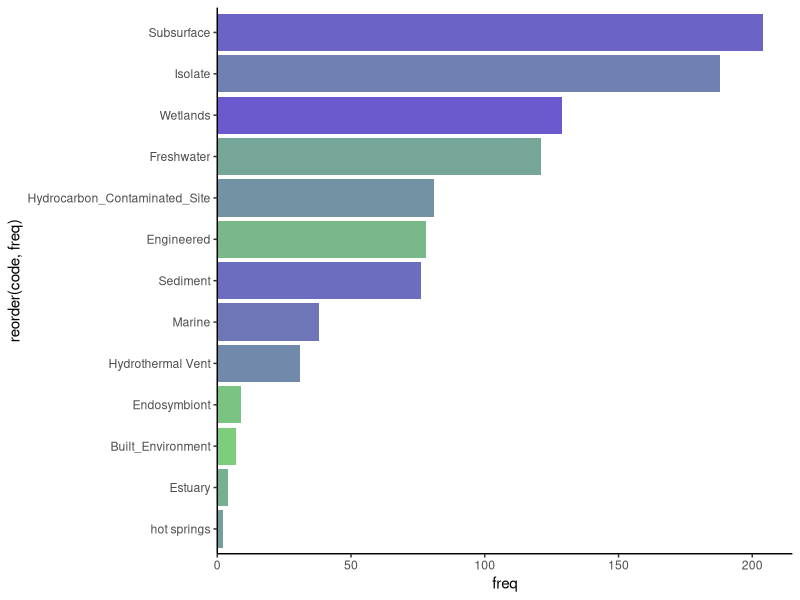
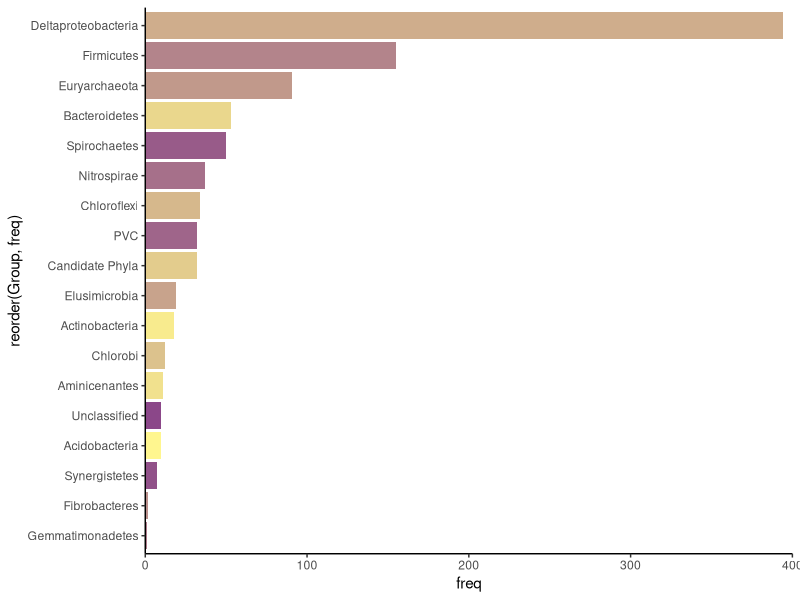
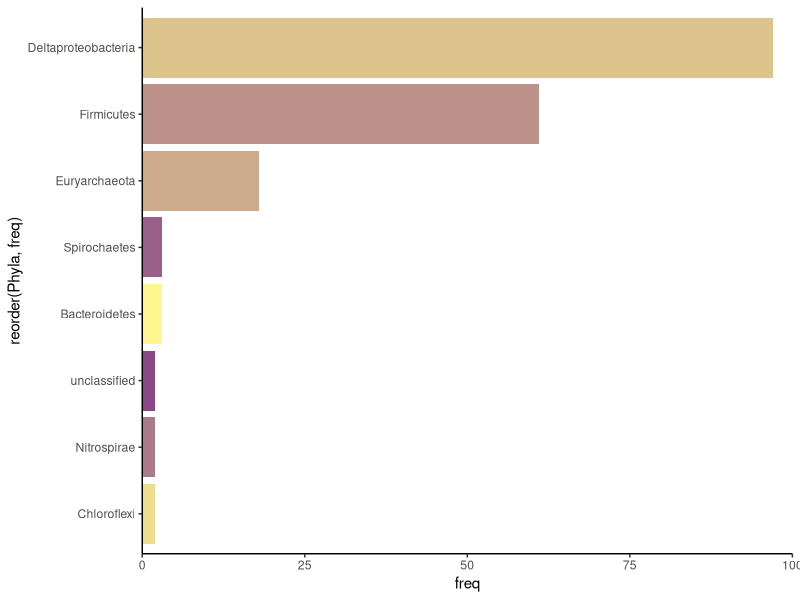
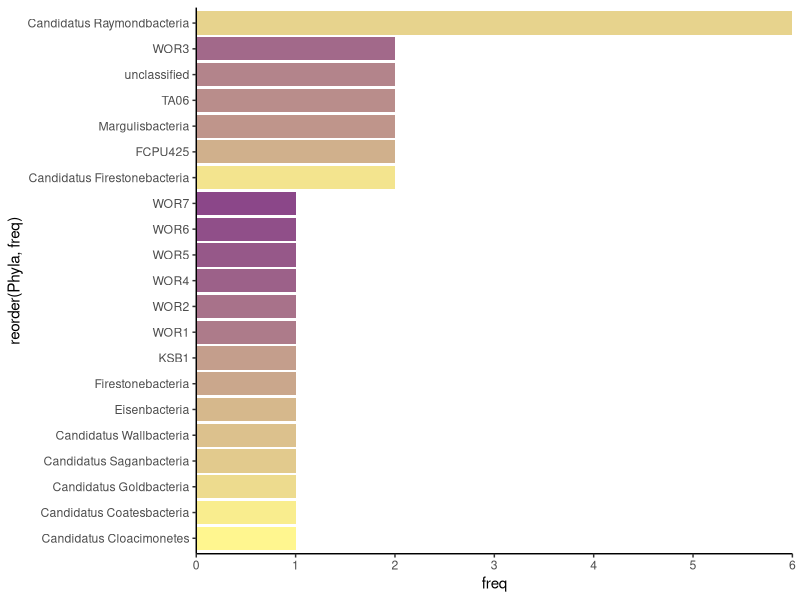
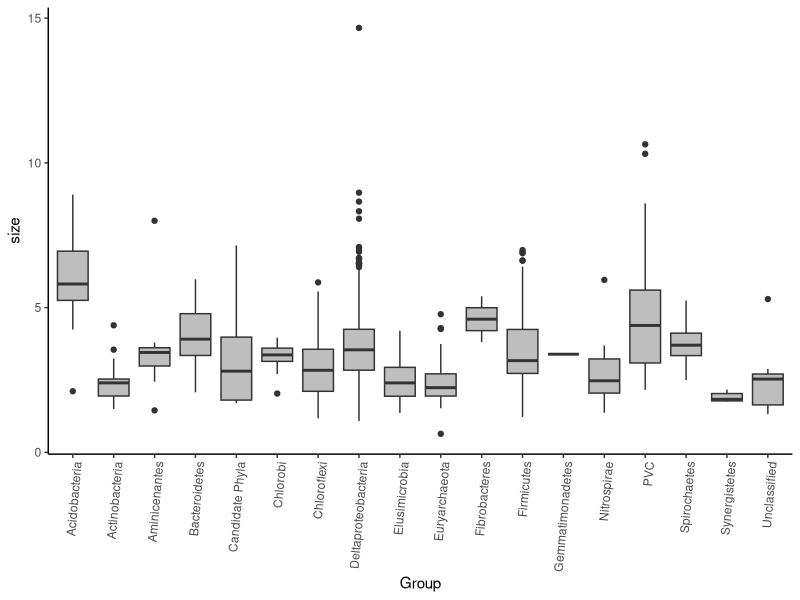
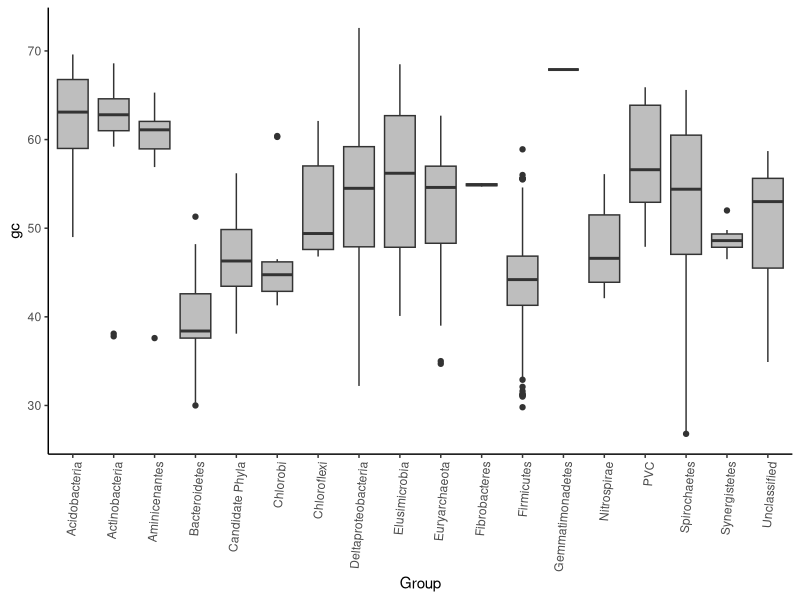
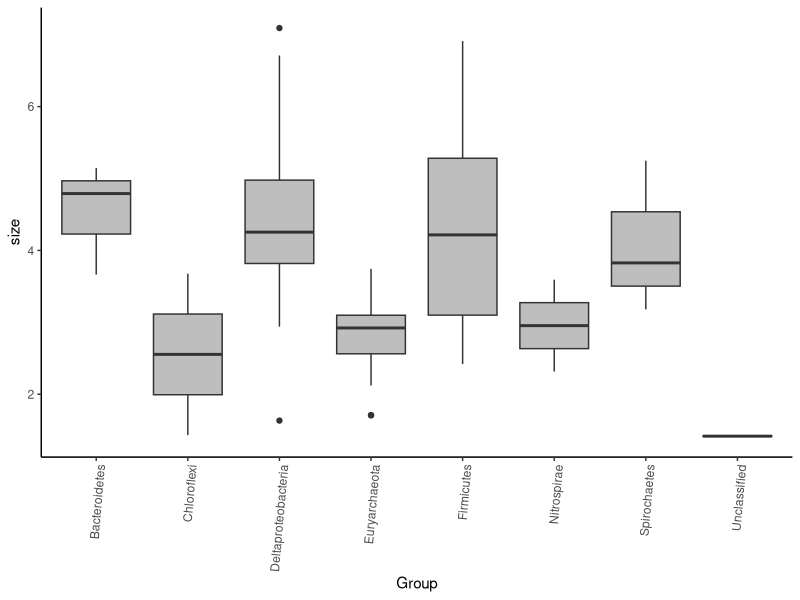
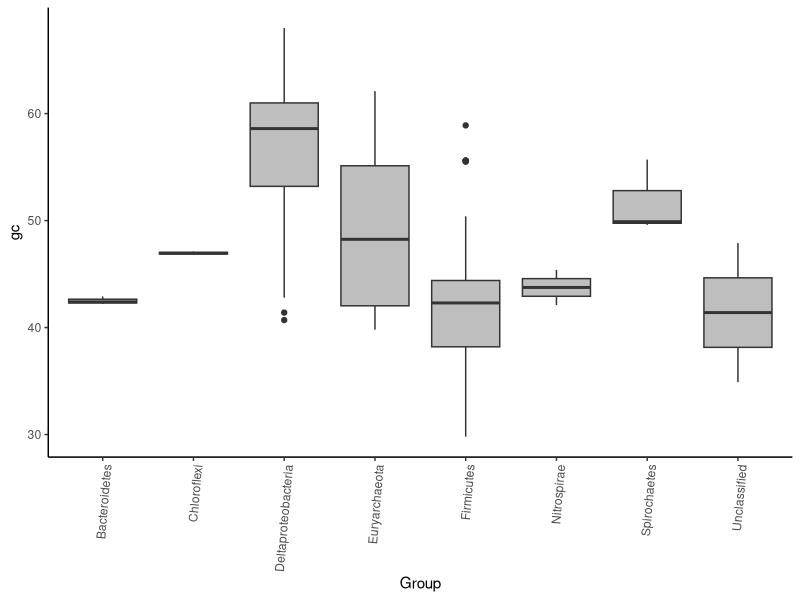

Here is the R script that generated these plots, in order:
library(tidyverse)
library(reshape2)
library(plyr)

metadata = read.csv("files/methylator-updated-hgcA-metadata.csv")
environment = count(metadata, "code")
group = count(metadata, "Group")
study = count(metadata, "study")

# Environments plot
phaColfunc = colorRampPalette(c("palegreen3", "slateblue"))
bar_env = environment %>% ggplot(aes(x=reorder(code, freq), y=freq)) + geom_bar(stat="identity", fill=(phaColfunc(13))) + coord_flip() + scale_y_continuous(limits=c(0,215), expand = c(0, 0)) + theme_classic()
bar_env 

# phyla plot
phylaColfunc = colorRampPalette(c("khaki1", "orchid4"))
bar_phyla = group %>% ggplot(aes(x=reorder(Group, freq), y=freq)) + geom_bar(stat="identity", fill=(phylaColfunc(18))) + coord_flip() + scale_y_continuous(limits=c(0,400), expand= c(0,0)) + theme_classic()
bar_phyla

# reference isolate phyla 
references = metadata %>% filter(code=="Isolate")
reference_phyla = count(references, "Phyla")
bar_ref = reference_phyla %>% ggplot(aes(x=reorder(Phyla, freq), y=freq)) + geom_bar(stat="identity", fill=(phylaColfunc(8))) + coord_flip() + scale_y_continuous(limits=c(0,100), expand= c(0,0)) + theme_classic()
bar_ref

# CP phyla
cp = metadata %>% filter(Group=="Candidate Phyla")
cp_phyla = count(cp, "Phyla")
bar_cp= cp_phyla %>% ggplot(aes(x=reorder(Phyla, freq), y=freq)) + geom_bar(stat="identity", fill=(phylaColfunc(21))) + coord_flip() + scale_y_continuous(limits=c(0,6), expand= c(0,0)) + theme_classic()
bar_cp 

# genome statistics
# all
# genome size
genome_size = metadata %>% select(Group, size)
genome_size_avgs = aggregate(genome_size[2], list(genome_size$Group), mean)
all_avgs = genome_size %>% ggplot(aes(x=Group, y=size)) + geom_boxplot(fill="gray")
all_avgs_theme = all_avgs + theme_classic() + theme(axis.text.x = element_text(angle = 85, hjust = 1))
all_avgs_theme
# gc content
gc_all = metadata %>% select(Group, gc)
gc_meth = gc_all %>% ggplot(aes(x=Group, y=gc)) + geom_boxplot(fill="gray")
gc_meth_theme = gc_meth + theme_classic() + theme(axis.text.x = element_text(angle = 85, hjust = 1))
gc_meth_theme
# just isolates
# genome size
isolate_sizes = metadata %>% filter(code=="Isolate") %>% select(Group, size)
isolate_avgs = isolate_sizes %>% ggplot(aes(x=Group, y=size)) + geom_boxplot(fill="gray")
isolate_avgs_theme = isolate_avgs + theme_classic() + theme(axis.text.x = element_text(angle = 85, hjust = 1))
isolate_avgs_theme
# gc content 
gc_isolates = metadata %>% filter(code=="Isolate") %>% select(Group, gc)
gc_meth_isolates = gc_isolates %>% ggplot(aes(x=Group, y=gc)) + geom_boxplot(fill="gray")
gc_isolates_theme = gc_meth_isolates + theme_classic() + theme(axis.text.x = element_text(angle = 85, hjust = 1))
gc_isolates_theme
# Save plots
# bar plots
ggsave(file="figs/2019-09-02-environment-barplot.png", bar_env, width=20, height=10, units=c("cm"))
ggsave(file="figs/2019-09-02-phyla-barplot.png", bar_phyla, width=20, height=10, units=c("cm"))
ggsave(file="figs/2019-09-02-reference-phyla-barplot.png", bar_ref, width=7, height=4, units=c("cm"))
ggsave(file="figs/2019-09-02-cp-phyla-barplot.png", bar_cp, width=7, height=10, units=c("cm"))
# stats
ggsave(file="figs/2019-09-02-all-genome-sizes.png", all_avgs_theme, width=15, height=10, units=c("cm"))
ggsave(file="figs/2019-09-02-all-gc.png", gc_meth_theme, width=15, height=10, units=c("cm"))
ggsave(file="figs/2019-09-02-isolates-sizes.png", isolate_avgs_theme, width=10, height=7, units=c("cm"))
ggsave(file="figs/2019-09-02-isolates-gc.png", gc_isolates_theme, width=10, height=7, units=c("cm"))